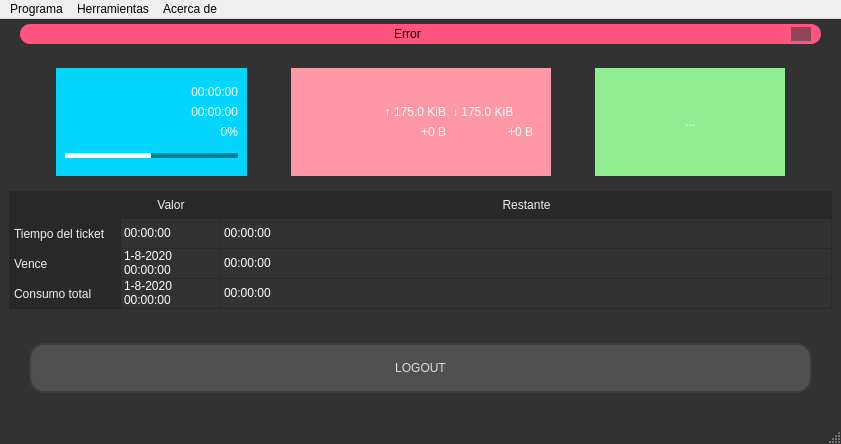
<?xml version="1.0" encoding="UTF-8"?>
<ui version="4.0">
 <class>MainWindow</class>
 <widget class="QMainWindow" name="MainWindow">
  <property name="geometry">
   <rect>
    <x>0</x>
    <y>0</y>
    <width>841</width>
    <height>444</height>
   </rect>
  </property>
  <property name="minimumSize">
   <size>
    <width>714</width>
    <height>444</height>
   </size>
  </property>
  <property name="maximumSize">
   <size>
    <width>16777215</width>
    <height>16777215</height>
   </size>
  </property>
  <property name="windowTitle">
   <string>X-GAMES</string>
  </property>
  <property name="windowIcon">
   <iconset>
    <normaloff>graphics/skypewifi.png</normaloff>graphics/skypewifi.png</iconset>
  </property>
  <property name="styleSheet">
   <string notr="true">QMainWindow{
color: rgb(200, 200, 200);
background-color: rgb(50, 50, 50);/* rgb(10, 10, 10);*/
}</string>
  </property>
  <widget class="QWidget" name="centralwidget">
   <layout class="QGridLayout" name="gridLayout">
    <property name="leftMargin">
     <number>0</number>
    </property>
    <property name="topMargin">
     <number>0</number>
    </property>
    <property name="rightMargin">
     <number>0</number>
    </property>
    <property name="bottomMargin">
     <number>0</number>
    </property>
    <item row="0" column="0">
     <widget class="QFrame" name="top_bar">
      <property name="maximumSize">
       <size>
        <width>16777215</width>
        <height>35</height>
       </size>
      </property>
      <property name="styleSheet">
       <string notr="true"/>
      </property>
      <property name="frameShape">
       <enum>QFrame::NoFrame</enum>
      </property>
      <property name="frameShadow">
       <enum>QFrame::Raised</enum>
      </property>
      <layout class="QHBoxLayout" name="horizontalLayout_2">
       <property name="spacing">
        <number>0</number>
       </property>
       <property name="leftMargin">
        <number>20</number>
       </property>
       <property name="topMargin">
        <number>5</number>
       </property>
       <property name="rightMargin">
        <number>20</number>
       </property>
       <property name="bottomMargin">
        <number>0</number>
       </property>
       <item>
        <widget class="QFrame" name="frame_error">
         <property name="maximumSize">
          <size>
           <width>16777215</width>
           <height>16777215</height>
          </size>
         </property>
         <property name="styleSheet">
          <string notr="true">background-color: rgb(255, 85, 127);
border-radius: 10px;</string>
         </property>
         <property name="frameShape">
          <enum>QFrame::StyledPanel</enum>
         </property>
         <property name="frameShadow">
          <enum>QFrame::Raised</enum>
         </property>
         <layout class="QHBoxLayout" name="horizontalLayout_3">
          <property name="leftMargin">
           <number>10</number>
          </property>
          <property name="topMargin">
           <number>3</number>
          </property>
          <property name="rightMargin">
           <number>10</number>
          </property>
          <property name="bottomMargin">
           <number>3</number>
          </property>
          <item>
           <widget class="QLabel" name="label_error">
            <property name="styleSheet">
             <string notr="true">font: 11pt &quot;Calibri&quot;;</string>
            </property>
            <property name="text">
             <string>Error</string>
            </property>
            <property name="alignment">
             <set>Qt::AlignCenter</set>
            </property>
           </widget>
          </item>
          <item>
           <widget class="QPushButton" name="close_pupup">
            <property name="maximumSize">
             <size>
              <width>20</width>
              <height>20</height>
             </size>
            </property>
            <property name="styleSheet">
             <string notr="true">QPushButton {
	border-radius: 8px;	
	background-image: url(:/Close_Image/graphics/cil-x.png);
	background-position: center;	
	background-color: rgb(60, 60, 60, 150);
}
QPushButton:hover {
	background-color: rgb(50, 50, 50);	
	color: rgb(200, 200, 200);
}
QPushButton:pressed {
	background-color: rgb(35, 35, 35);	
	color: rgb(200, 200, 200);
}</string>
            </property>
            <property name="text">
             <string/>
            </property>
            <property name="icon">
             <iconset resource="file_rc.qrc">
              <normaloff>:/Graphics/graphics/cil-x.png</normaloff>:/Graphics/graphics/cil-x.png</iconset>
            </property>
           </widget>
          </item>
         </layout>
        </widget>
       </item>
      </layout>
     </widget>
    </item>
    <item row="1" column="0">
     <widget class="QStackedWidget" name="stackedWidget">
      <property name="styleSheet">
       <string notr="true"/>
      </property>
      <property name="currentIndex">
       <number>1</number>
      </property>
      <widget class="QWidget" name="page">
       <layout class="QGridLayout" name="gridLayout_2">
        <item row="0" column="0" alignment="Qt::AlignHCenter|Qt::AlignVCenter">
         <widget class="QFrame" name="login_area">
          <property name="maximumSize">
           <size>
            <width>450</width>
            <height>550</height>
           </size>
          </property>
          <property name="styleSheet">
           <string notr="true">border-radius: 10px;</string>
          </property>
          <property name="frameShape">
           <enum>QFrame::NoFrame</enum>
          </property>
          <property name="frameShadow">
           <enum>QFrame::Raised</enum>
          </property>
          <layout class="QVBoxLayout" name="verticalLayout_3">
           <item>
            <widget class="QLabel" name="logo">
             <property name="minimumSize">
              <size>
               <width>250</width>
               <height>60</height>
              </size>
             </property>
             <property name="maximumSize">
              <size>
               <width>360</width>
               <height>110</height>
              </size>
             </property>
             <property name="styleSheet">
              <string notr="true">/*background-image: url(:/Logo/graphics/xgames5.png);*/
background-repeat: no-repeat;
background-position: center;</string>
             </property>
             <property name="text">
              <string/>
             </property>
             <property name="pixmap">
              <pixmap resource="file_rc.qrc">:/Logo/graphics/xgames5.png</pixmap>
             </property>
             <property name="scaledContents">
              <bool>true</bool>
             </property>
             <property name="alignment">
              <set>Qt::AlignCenter</set>
             </property>
            </widget>
           </item>
           <item>
            <widget class="QLineEdit" name="user_ledit">
             <property name="font">
              <font>
               <family>Segoe UI</family>
               <pointsize>10</pointsize>
              </font>
             </property>
             <property name="styleSheet">
              <string notr="true">QLineEdit {
	border: 2px solid rgb(45, 45, 45);
	border-radius: 15px;
	padding: 15px;
	background-color: rgb(30, 30, 30);	
	color: rgb(100, 100, 100);
}
QLineEdit:hover {
	border: 2px solid rgb(55, 55, 55);
}
QLineEdit:focus {
	border: 2px solid rgb(255, 207, 0);	
	color: rgb(200, 200, 200);
}</string>
             </property>
             <property name="maxLength">
              <number>32</number>
             </property>
             <property name="placeholderText">
              <string>USUARIO</string>
             </property>
             <property name="clearButtonEnabled">
              <bool>true</bool>
             </property>
            </widget>
           </item>
           <item>
            <widget class="QLineEdit" name="password_ledit">
             <property name="enabled">
              <bool>false</bool>
             </property>
             <property name="font">
              <font>
               <family>Segoe UI</family>
               <pointsize>10</pointsize>
              </font>
             </property>
             <property name="styleSheet">
              <string notr="true">QLineEdit {
	border: 2px solid rgb(45, 45, 45);
	border-radius: 15px;
	padding: 15px;
	background-color: rgb(30, 30, 30);	
	color: rgb(100, 100, 100);
}
QLineEdit:hover {
	border: 2px solid rgb(55, 55, 55);
}
QLineEdit:focus {
	border: 2px solid rgb(255, 207, 0);	
	color: rgb(200, 200, 200);
}</string>
             </property>
             <property name="maxLength">
              <number>16</number>
             </property>
             <property name="echoMode">
              <enum>QLineEdit::Password</enum>
             </property>
             <property name="readOnly">
              <bool>false</bool>
             </property>
             <property name="placeholderText">
              <string>CONTRASEÑA</string>
             </property>
             <property name="clearButtonEnabled">
              <bool>true</bool>
             </property>
            </widget>
           </item>
           <item>
            <widget class="QWidget" name="widget" native="true">
             <property name="styleSheet">
              <string notr="true">QCheckBox, QRadioButton{
font: 10pt &quot;Segoe UI&quot;;
	color: rgb(218, 218, 218);
}
QCheckBox::indicator, QRadioButton::indicator {
	border: 1px solid rgb(100, 100, 100);
	width: 10px;
	height: 10px;
	border-radius: 5px;
	background-color: rgb(135, 135, 135);
}
QCheckBox::indicator:checked, QRadioButton::indicator:checked {
	border: 1px solid rgb(255, 205, 0);
	background-color: rgb(255, 255, 0);
}</string>
             </property>
             <layout class="QGridLayout" name="gridLayout_3">
              <property name="topMargin">
               <number>0</number>
              </property>
              <property name="bottomMargin">
               <number>0</number>
              </property>
              <item row="0" column="0">
               <widget class="QCheckBox" name="checkBox_save_user">
                <property name="font">
                 <font>
                  <family>Segoe UI</family>
                  <pointsize>10</pointsize>
                 </font>
                </property>
                <property name="styleSheet">
                 <string notr="true"/>
                </property>
                <property name="text">
                 <string>Guardar usuario</string>
                </property>
                <property name="checked">
                 <bool>true</bool>
                </property>
               </widget>
              </item>
              <item row="0" column="1">
               <spacer name="horizontalSpacer_2">
                <property name="orientation">
                 <enum>Qt::Horizontal</enum>
                </property>
                <property name="sizeHint" stdset="0">
                 <size>
                  <width>40</width>
                  <height>20</height>
                 </size>
                </property>
               </spacer>
              </item>
              <item row="0" column="3">
               <widget class="QRadioButton" name="permanent_rb">
                <property name="text">
                 <string>Fijo</string>
                </property>
                <property name="checked">
                 <bool>false</bool>
                </property>
               </widget>
              </item>
              <item row="0" column="2">
               <widget class="QRadioButton" name="ticket_rb">
                <property name="text">
                 <string>Ticket</string>
                </property>
                <property name="checked">
                 <bool>true</bool>
                </property>
               </widget>
              </item>
             </layout>
            </widget>
           </item>
           <item>
            <widget class="QPushButton" name="login_btn">
             <property name="minimumSize">
              <size>
               <width>0</width>
               <height>50</height>
              </size>
             </property>
             <property name="styleSheet">
              <string notr="true">QPushButton {	
	
	color: rgb(222, 222, 222);
	font: bold 12pt &quot;Calibri&quot;;
	background-color: rgb(80, 80, 80);
	border: 2px solid rgb(60, 60, 60);
	border-radius: 15px;
}
QPushButton:hover {	
	background-color: rgb(60, 60, 60);
	border: 2px solid rgb(70, 70, 70);
}
QPushButton:pressed {	
	background-color: rgb(250, 230, 0);
	border: 2px solid rgb(255, 165, 24);	
	color: rgb(35, 35, 35);
}</string>
             </property>
             <property name="text">
              <string>LOGIN</string>
             </property>
             <property name="icon">
              <iconset resource="file_rc.qrc">
               <normaloff>:/Graphics/graphics/ic_lock_open_wht_24dp.png</normaloff>:/Graphics/graphics/ic_lock_open_wht_24dp.png</iconset>
             </property>
             <property name="iconSize">
              <size>
               <width>30</width>
               <height>30</height>
              </size>
             </property>
            </widget>
           </item>
          </layout>
         </widget>
        </item>
       </layout>
      </widget>
      <widget class="QWidget" name="page_2">
       <layout class="QGridLayout" name="gridLayout_11">
        <item row="0" column="0" colspan="2" alignment="Qt::AlignHCenter|Qt::AlignVCenter">
         <widget class="QWidget" name="status_container" native="true">
          <layout class="QGridLayout" name="gridLayout_12">
           <property name="leftMargin">
            <number>0</number>
           </property>
           <property name="topMargin">
            <number>0</number>
           </property>
           <property name="rightMargin">
            <number>0</number>
           </property>
           <property name="bottomMargin">
            <number>0</number>
           </property>
           <item row="1" column="0">
            <widget class="QTableWidget" name="table">
             <property name="styleSheet">
              <string notr="true">QTableWidget
{
	font: 14pt &quot;Segoe UI&quot;;
    border: none;/*1px solid #76797C;*/
    /*gridline-color: transparent;*/
    background-color: rgb(50, 50, 50);
}

QTableWidget::item{
	padding:5px;
	color: white;
}

QTableWidget::item:pressed {
    background: #18465d;
   /* color: #eff0f1;*/
	border:none;
}

QTableWidget::item:selected:active {
    background: #287399;
    /* color: #eff0f1;*/
	border:none;
}

QHeaderView
{
    background-color: transparent;
    border: none;/*1px transparent;*/
    margin: 0px;
    padding: 0px;
	font: 11pt &quot;Segoe UI&quot;;
}

QHeaderView::section  {
    background-color: rgb(40, 40, 40);
    color: #eff0f1;
    padding: 5px;
	 border: none;/*1px solid #76797C;*/
    text-align: center;
}

QHeaderView::section:checked
 {
    color: white;
    background-color: #334e5e;
 }

QTableCornerButton::section {
    background-color: rgb(40, 40, 40);/*#31363b;*/
    border: none;/*1px transparent #76797C;*/
}</string>
             </property>
             <attribute name="horizontalHeaderCascadingSectionResizes">
              <bool>false</bool>
             </attribute>
             <attribute name="horizontalHeaderStretchLastSection">
              <bool>true</bool>
             </attribute>
             <attribute name="verticalHeaderStretchLastSection">
              <bool>false</bool>
             </attribute>
             <row>
              <property name="text">
               <string>Tiempo del ticket</string>
              </property>
             </row>
             <row>
              <property name="text">
               <string>Vence</string>
              </property>
             </row>
             <row>
              <property name="text">
               <string>Consumo total</string>
              </property>
             </row>
             <column>
              <property name="text">
               <string>Valor</string>
              </property>
             </column>
             <column>
              <property name="text">
               <string>Restante</string>
              </property>
             </column>
             <item row="0" column="0">
              <property name="text">
               <string>00:00:00</string>
              </property>
             </item>
             <item row="0" column="1">
              <property name="text">
               <string>00:00:00</string>
              </property>
             </item>
             <item row="1" column="0">
              <property name="text">
               <string>1-8-2020 00:00:00</string>
              </property>
             </item>
             <item row="1" column="1">
              <property name="text">
               <string>00:00:00</string>
              </property>
             </item>
             <item row="2" column="0">
              <property name="text">
               <string>1-8-2020 00:00:00</string>
              </property>
             </item>
             <item row="2" column="1">
              <property name="text">
               <string>00:00:00</string>
              </property>
             </item>
            </widget>
           </item>
           <item row="2" column="0">
            <widget class="QWidget" name="widget_4" native="true">
             <layout class="QGridLayout" name="gridLayout_13">
              <property name="leftMargin">
               <number>20</number>
              </property>
              <property name="topMargin">
               <number>20</number>
              </property>
              <property name="rightMargin">
               <number>20</number>
              </property>
              <property name="bottomMargin">
               <number>20</number>
              </property>
              <item row="0" column="0">
               <widget class="QPushButton" name="logout_btn">
                <property name="minimumSize">
                 <size>
                  <width>0</width>
                  <height>50</height>
                 </size>
                </property>
                <property name="maximumSize">
                 <size>
                  <width>16777215</width>
                  <height>16777215</height>
                 </size>
                </property>
                <property name="styleSheet">
                 <string notr="true">QPushButton {	
	
	color: rgb(222, 222, 222);
	font: bold 12pt &quot;Calibri&quot;;
	background-color: rgb(80, 80, 80);
	border: 2px solid rgb(60, 60, 60);
	border-radius: 15px;
}
QPushButton:hover {	
	background-color: rgb(60, 60, 60);
	border: 2px solid rgb(70, 70, 70);
}
QPushButton:pressed {	
	background-color: rgb(250, 230, 0);
	border: 2px solid rgb(255, 165, 24);	
	color: rgb(35, 35, 35);
}</string>
                </property>
                <property name="text">
                 <string>LOGOUT</string>
                </property>
                <property name="icon">
                 <iconset resource="file_rc.qrc">
                  <normaloff>:/Graphics/graphics/ic_lock_power_off_alpha.png</normaloff>:/Graphics/graphics/ic_lock_power_off_alpha.png</iconset>
                </property>
                <property name="iconSize">
                 <size>
                  <width>30</width>
                  <height>30</height>
                 </size>
                </property>
               </widget>
              </item>
             </layout>
            </widget>
           </item>
           <item row="0" column="0">
            <widget class="QWidget" name="widget_2" native="true">
             <layout class="QGridLayout" name="gridLayout_16">
              <item row="0" column="6">
               <widget class="QToolButton" name="xgames_btn">
                <property name="minimumSize">
                 <size>
                  <width>190</width>
                  <height>108</height>
                 </size>
                </property>
                <property name="styleSheet">
                 <string notr="true">QToolButton{
border:none;
	color: rgb(255, 255, 255);
	background-color:lightgreen;
}

QToolButton::hover{
	background-color:rgb(100, 212, 75);
}

QToolButton::pressed{
	background-color:green;
}</string>
                </property>
                <property name="text">
                 <string>...</string>
                </property>
                <property name="icon">
                 <iconset resource="file_rc.qrc">
                  <normaloff>:/Logo/graphics/xgames_white.png</normaloff>:/Logo/graphics/xgames_white.png</iconset>
                </property>
                <property name="iconSize">
                 <size>
                  <width>150</width>
                  <height>80</height>
                 </size>
                </property>
               </widget>
              </item>
              <item row="0" column="7">
               <spacer name="horizontalSpacer_5">
                <property name="orientation">
                 <enum>Qt::Horizontal</enum>
                </property>
                <property name="sizeHint" stdset="0">
                 <size>
                  <width>40</width>
                  <height>20</height>
                 </size>
                </property>
               </spacer>
              </item>
              <item row="0" column="0">
               <spacer name="horizontalSpacer_4">
                <property name="orientation">
                 <enum>Qt::Horizontal</enum>
                </property>
                <property name="sizeHint" stdset="0">
                 <size>
                  <width>40</width>
                  <height>20</height>
                 </size>
                </property>
               </spacer>
              </item>
              <item row="0" column="5">
               <spacer name="horizontalSpacer_3">
                <property name="orientation">
                 <enum>Qt::Horizontal</enum>
                </property>
                <property name="sizeHint" stdset="0">
                 <size>
                  <width>40</width>
                  <height>20</height>
                 </size>
                </property>
               </spacer>
              </item>
              <item row="0" column="3">
               <spacer name="horizontalSpacer">
                <property name="orientation">
                 <enum>Qt::Horizontal</enum>
                </property>
                <property name="sizeHint" stdset="0">
                 <size>
                  <width>1</width>
                  <height>20</height>
                 </size>
                </property>
               </spacer>
              </item>
              <item row="0" column="1">
               <widget class="QWidget" name="time_widget" native="true">
                <property name="minimumSize">
                 <size>
                  <width>191</width>
                  <height>108</height>
                 </size>
                </property>
                <property name="maximumSize">
                 <size>
                  <width>191</width>
                  <height>108</height>
                 </size>
                </property>
                <property name="styleSheet">
                 <string notr="true">QWidget#time_widget{
	background-color: rgb(3, 213, 255);
}

QWidget#time_widget::hover{
	background-color: rgb(2, 192, 230);
}</string>
                </property>
                <layout class="QGridLayout" name="gridLayout_5">
                 <item row="0" column="0">
                  <widget class="QLabel" name="label_2">
                   <property name="minimumSize">
                    <size>
                     <width>50</width>
                     <height>50</height>
                    </size>
                   </property>
                   <property name="maximumSize">
                    <size>
                     <width>50</width>
                     <height>50</height>
                    </size>
                   </property>
                   <property name="styleSheet">
                    <string notr="true">font: 20pt &quot;Segoe UI&quot;;</string>
                   </property>
                   <property name="text">
                    <string/>
                   </property>
                   <property name="pixmap">
                    <pixmap resource="file_rc.qrc">:/Graphics/graphics/connected_time.png</pixmap>
                   </property>
                   <property name="scaledContents">
                    <bool>true</bool>
                   </property>
                   <property name="alignment">
                    <set>Qt::AlignCenter</set>
                   </property>
                  </widget>
                 </item>
                 <item row="0" column="1">
                  <widget class="QWidget" name="time_content" native="true">
                   <layout class="QGridLayout" name="gridLayout_4">
                    <property name="leftMargin">
                     <number>0</number>
                    </property>
                    <property name="topMargin">
                     <number>0</number>
                    </property>
                    <property name="rightMargin">
                     <number>0</number>
                    </property>
                    <property name="bottomMargin">
                     <number>0</number>
                    </property>
                    <item row="3" column="0">
                     <widget class="QLabel" name="time_percent">
                      <property name="styleSheet">
                       <string notr="true">font: bold 12pt &quot;Segoe UI&quot;;
	color: rgb(255, 255, 255);</string>
                      </property>
                      <property name="text">
                       <string>0%</string>
                      </property>
                      <property name="alignment">
                       <set>Qt::AlignRight|Qt::AlignTrailing|Qt::AlignVCenter</set>
                      </property>
                     </widget>
                    </item>
                    <item row="0" column="0">
                     <widget class="QLabel" name="current_time">
                      <property name="styleSheet">
                       <string notr="true">font: bold 16pt &quot;Segoe UI&quot;;
	color: rgb(255, 255, 255);</string>
                      </property>
                      <property name="text">
                       <string>00:00:00</string>
                      </property>
                      <property name="alignment">
                       <set>Qt::AlignRight|Qt::AlignTrailing|Qt::AlignVCenter</set>
                      </property>
                     </widget>
                    </item>
                    <item row="1" column="0">
                     <widget class="QLabel" name="elapsed_time">
                      <property name="styleSheet">
                       <string notr="true">font: 14pt &quot;Segoe UI&quot;;
	color: rgb(255, 255, 255);</string>
                      </property>
                      <property name="text">
                       <string>00:00:00</string>
                      </property>
                      <property name="alignment">
                       <set>Qt::AlignRight|Qt::AlignTrailing|Qt::AlignVCenter</set>
                      </property>
                     </widget>
                    </item>
                   </layout>
                  </widget>
                 </item>
                 <item row="1" column="0" colspan="2">
                  <widget class="QProgressBar" name="time_progress">
                   <property name="maximumSize">
                    <size>
                     <width>16777215</width>
                     <height>5</height>
                    </size>
                   </property>
                   <property name="styleSheet">
                    <string notr="true">QProgressBar {
    border: none;
    /*border-radius: 1px;
    text-align: center;*/
	background-color: rgb(0, 0, 0, 100);
	height:1px;
}

QProgressBar::chunk {
    border-radius: 0.5px;
    background-color: white;
}</string>
                   </property>
                   <property name="value">
                    <number>50</number>
                   </property>
                   <property name="textVisible">
                    <bool>false</bool>
                   </property>
                  </widget>
                 </item>
                </layout>
               </widget>
              </item>
              <item row="0" column="4">
               <widget class="QWidget" name="speed_widget" native="true">
                <property name="minimumSize">
                 <size>
                  <width>260</width>
                  <height>108</height>
                 </size>
                </property>
                <property name="maximumSize">
                 <size>
                  <width>166662</width>
                  <height>108</height>
                 </size>
                </property>
                <property name="styleSheet">
                 <string notr="true">QWidget#speed_widget{
	background-color:rgb(255, 152, 166);
}

QWidget#speed_widget::hover{
	background-color:rgb(232, 138, 152);
}</string>
                </property>
                <layout class="QGridLayout" name="gridLayout_6">
                 <item row="0" column="0">
                  <widget class="QLabel" name="label_5">
                   <property name="minimumSize">
                    <size>
                     <width>50</width>
                     <height>50</height>
                    </size>
                   </property>
                   <property name="maximumSize">
                    <size>
                     <width>50</width>
                     <height>50</height>
                    </size>
                   </property>
                   <property name="styleSheet">
                    <string notr="true">font: 20pt &quot;Segoe UI&quot;;</string>
                   </property>
                   <property name="text">
                    <string/>
                   </property>
                   <property name="pixmap">
                    <pixmap resource="file_rc.qrc">:/Graphics/graphics/speed_flat.png</pixmap>
                   </property>
                   <property name="scaledContents">
                    <bool>true</bool>
                   </property>
                   <property name="alignment">
                    <set>Qt::AlignCenter</set>
                   </property>
                  </widget>
                 </item>
                 <item row="0" column="1">
                  <widget class="QWidget" name="widget_5" native="true">
                   <layout class="QGridLayout" name="gridLayout_10">
                    <property name="leftMargin">
                     <number>0</number>
                    </property>
                    <property name="topMargin">
                     <number>0</number>
                    </property>
                    <property name="rightMargin">
                     <number>0</number>
                    </property>
                    <property name="bottomMargin">
                     <number>0</number>
                    </property>
                    <item row="0" column="0">
                     <widget class="QWidget" name="widget_6" native="true">
                      <layout class="QGridLayout" name="gridLayout_9">
                       <item row="0" column="0">
                        <layout class="QGridLayout" name="gridLayout_7">
                         <item row="0" column="0">
                          <widget class="QLabel" name="upload_speed">
                           <property name="styleSheet">
                            <string notr="true">font: bold 14pt &quot;Segoe UI&quot;;
	color: rgb(255, 255, 255);</string>
                           </property>
                           <property name="text">
                            <string>↑ 175.0 KiB</string>
                           </property>
                           <property name="alignment">
                            <set>Qt::AlignRight|Qt::AlignTrailing|Qt::AlignVCenter</set>
                           </property>
                          </widget>
                         </item>
                         <item row="1" column="0">
                          <widget class="QLabel" name="increase_u_speed">
                           <property name="styleSheet">
                            <string notr="true">font: 12pt &quot;Segoe UI&quot;;
	color: rgb(255, 255, 255);</string>
                           </property>
                           <property name="text">
                            <string>+0 B</string>
                           </property>
                           <property name="alignment">
                            <set>Qt::AlignRight|Qt::AlignTrailing|Qt::AlignVCenter</set>
                           </property>
                          </widget>
                         </item>
                        </layout>
                       </item>
                       <item row="0" column="1">
                        <layout class="QGridLayout" name="gridLayout_8">
                         <item row="0" column="0">
                          <widget class="QLabel" name="download_speed">
                           <property name="styleSheet">
                            <string notr="true">font: bold 14pt &quot;Segoe UI&quot;;
	color: rgb(255, 255, 255);</string>
                           </property>
                           <property name="text">
                            <string>↓ 175.0 KiB</string>
                           </property>
                          </widget>
                         </item>
                         <item row="1" column="0">
                          <widget class="QLabel" name="increase_d_speed">
                           <property name="styleSheet">
                            <string notr="true">font: 12pt &quot;Segoe UI&quot;;
	color: rgb(255, 255, 255);</string>
                           </property>
                           <property name="text">
                            <string>+0 B</string>
                           </property>
                           <property name="alignment">
                            <set>Qt::AlignRight|Qt::AlignTrailing|Qt::AlignVCenter</set>
                           </property>
                          </widget>
                         </item>
                        </layout>
                       </item>
                      </layout>
                     </widget>
                    </item>
                   </layout>
                  </widget>
                 </item>
                </layout>
               </widget>
              </item>
              <item row="0" column="2">
               <spacer name="horizontalSpacer_6">
                <property name="orientation">
                 <enum>Qt::Horizontal</enum>
                </property>
                <property name="sizeHint" stdset="0">
                 <size>
                  <width>40</width>
                  <height>20</height>
                 </size>
                </property>
               </spacer>
              </item>
             </layout>
            </widget>
           </item>
          </layout>
         </widget>
        </item>
       </layout>
      </widget>
     </widget>
    </item>
   </layout>
  </widget>
  <widget class="QMenuBar" name="menubar">
   <property name="geometry">
    <rect>
     <x>0</x>
     <y>0</y>
     <width>841</width>
     <height>21</height>
    </rect>
   </property>
   <widget class="QMenu" name="menuPrograma">
    <property name="title">
     <string>Programa</string>
    </property>
    <addaction name="show_f_window"/>
    <addaction name="separator"/>
    <addaction name="exit_action"/>
   </widget>
   <widget class="QMenu" name="menuHerramientas">
    <property name="title">
     <string>Herramientas</string>
    </property>
    <addaction name="admin_users_action"/>
   </widget>
   <widget class="QMenu" name="menuAcerca_de">
    <property name="title">
     <string>Acerca de</string>
    </property>
    <addaction name="actionDesarrollado_por_jalexbeats"/>
   </widget>
   <addaction name="menuPrograma"/>
   <addaction name="menuHerramientas"/>
   <addaction name="menuAcerca_de"/>
  </widget>
  <widget class="QStatusBar" name="statusbar"/>
  <action name="exit_action">
   <property name="text">
    <string>Salir</string>
   </property>
  </action>
  <action name="admin_users_action">
   <property name="text">
    <string>Administrar usuarios</string>
   </property>
  </action>
  <action name="get_status_action">
   <property name="text">
    <string>Obtener estado</string>
   </property>
  </action>
  <action name="actionDesarrollado_por_jalexbeats">
   <property name="text">
    <string>Desarrollado por @jalexbeats</string>
   </property>
  </action>
  <action name="show_f_window">
   <property name="text">
    <string>Ver ventana de estado</string>
   </property>
  </action>
 </widget>
 <tabstops>
  <tabstop>user_ledit</tabstop>
  <tabstop>password_ledit</tabstop>
  <tabstop>ticket_rb</tabstop>
  <tabstop>permanent_rb</tabstop>
  <tabstop>checkBox_save_user</tabstop>
  <tabstop>login_btn</tabstop>
  <tabstop>close_pupup</tabstop>
  <tabstop>table</tabstop>
 </tabstops>
 <resources>
  <include location="file_rc.qrc"/>
 </resources>
 <connections>
  <connection>
   <sender>exit_action</sender>
   <signal>triggered()</signal>
   <receiver>MainWindow</receiver>
   <slot>close()</slot>
   <hints>
    <hint type="sourcelabel">
     <x>-1</x>
     <y>-1</y>
    </hint>
    <hint type="destinationlabel">
     <x>248</x>
     <y>228</y>
    </hint>
   </hints>
  </connection>
  <connection>
   <sender>ticket_rb</sender>
   <signal>clicked(bool)</signal>
   <receiver>password_ledit</receiver>
   <slot>setDisabled(bool)</slot>
   <hints>
    <hint type="sourcelabel">
     <x>356</x>
     <y>325</y>
    </hint>
    <hint type="destinationlabel">
     <x>323</x>
     <y>300</y>
    </hint>
   </hints>
  </connection>
  <connection>
   <sender>permanent_rb</sender>
   <signal>clicked(bool)</signal>
   <receiver>password_ledit</receiver>
   <slot>setEnabled(bool)</slot>
   <hints>
    <hint type="sourcelabel">
     <x>425</x>
     <y>328</y>
    </hint>
    <hint type="destinationlabel">
     <x>440</x>
     <y>299</y>
    </hint>
   </hints>
  </connection>
  <connection>
   <sender>close_pupup</sender>
   <signal>clicked()</signal>
   <receiver>frame_error</receiver>
   <slot>hide()</slot>
   <hints>
    <hint type="sourcelabel">
     <x>498</x>
     <y>38</y>
    </hint>
    <hint type="destinationlabel">
     <x>517</x>
     <y>38</y>
    </hint>
   </hints>
  </connection>
 </connections>
</ui>
